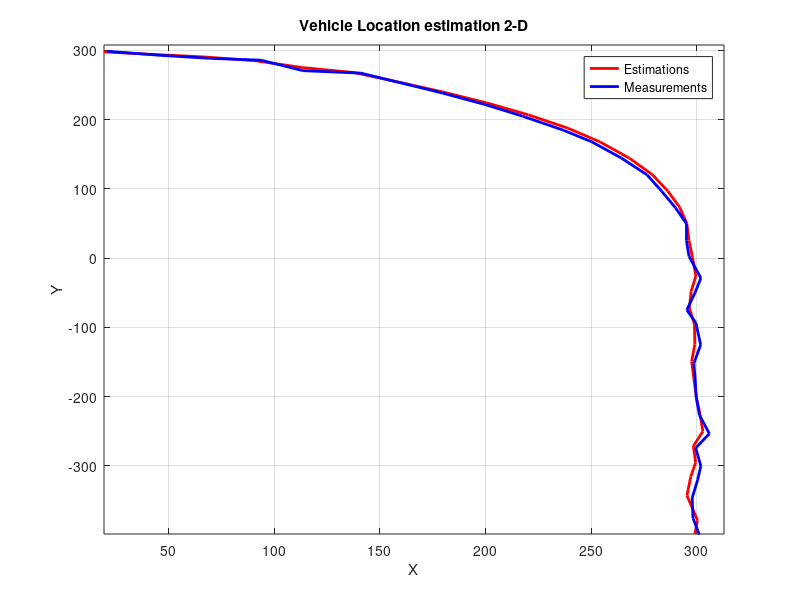

Write MATLAB code to recreate this figure.
clear;clc;

%Author: Uğur ÜN
%Date  : 10 Oct 2024

meas_xy =  [301.5 298.23 297.83 300.42 301.94 299.5 305.98 301.25 299.73 299.2 298.62 301.84 299.6 295.3 299.3 301.95 296.3, 295.11 295.12 289.9 283.51 276.42 264.22 250.25 236.66 217.47, 199.75 179.7 160 140.92 113.53 93.68 69.71 45.93 20.87;
            -401.46 -375.44 -346.15 -320.2 -300.08 -274.12 -253.45 -226.4 -200.65 -171.62 -152.11 -125.19 -93.4 -74.79 -49.12 -28.73 2.99 25.65 49.86 72.87 96.34 120.4 144.69 168.06 184.99 205.11 221.82 238.3 253.02 267.19 270.71 285.86 288.48 292.9 298.77];

n_of_meas = length(meas_xy);
dt = 1;
acc_std = 0.2;
meas_std = 3;

k = zeros(6,2);
est = zeros(6,n_of_meas);

%Initilization
x_n = zeros(6,1);
p_n = eye(6)*500;

f = [1, dt, 0.5*dt^2, 0, 0 , 0       ;
     0, 1 , dt      , 0, 0 , 0       ;
     0, 0 , 1       , 0, 0 , 0       ;
     0, 0 , 0       , 1, dt, 0.5*dt^2;
     0, 0 , 0       , 0, 1 , dt      ;
     0, 0 , 0       , 0, 0 , 1        ];

q = [dt^4/4, dt^3/2, dt^2/2, 0     , 0     , 0
     dt^3/2, dt^2  , dt    , 0     , 0     , 0
     dt^2/2, dt    , 1     , 0     , 0     , 0
     0     , 0     , 0     , dt^4/4, dt^3/2, dt^2/2
     0     , 0     , 0     , dt^3/2, dt^2  , dt
     0     , 0     , 0     , dt^2/2, dt    , 1      ] * acc_std^2;

r = [meas_std^2, 0
     0          , meas_std^2];

h = [1, 0, 0, 0, 0, 0
     0, 0, 0, 1, 0, 0];

I = eye(6);

%initial prediction
x_n = f * x_n;
p_n = f * p_n * f' + q;

for i=1:n_of_meas

    %update
    k = p_n * h' * inv(h * p_n * h' + r);
    est(:,i) = x_n + k * (meas_xy(:,i) - h * x_n);
    p_n = (I - k * h) * p_n * (I - k * h)' + k * r * k';

    %predict
    x_n = f * est(:,i);
    p_n = f * p_n * f' + q;
end

%PLOT
figure(1)
plot(est(1,:), est(4,:), 'r-','Linewidth',2);hold on;
plot(meas_xy(1,:), meas_xy(2,:), 'b-','Linewidth',2)
title('Vehicle Location estimation 2-D')
legend('Estimations', 'Measurements')
xlabel('X')
ylabel('Y')
xlim([min(est(1,:)) max(est(1,:)) + 10])
ylim([min(est(4,:)) max(est(4,:)) + 10])
grid on

